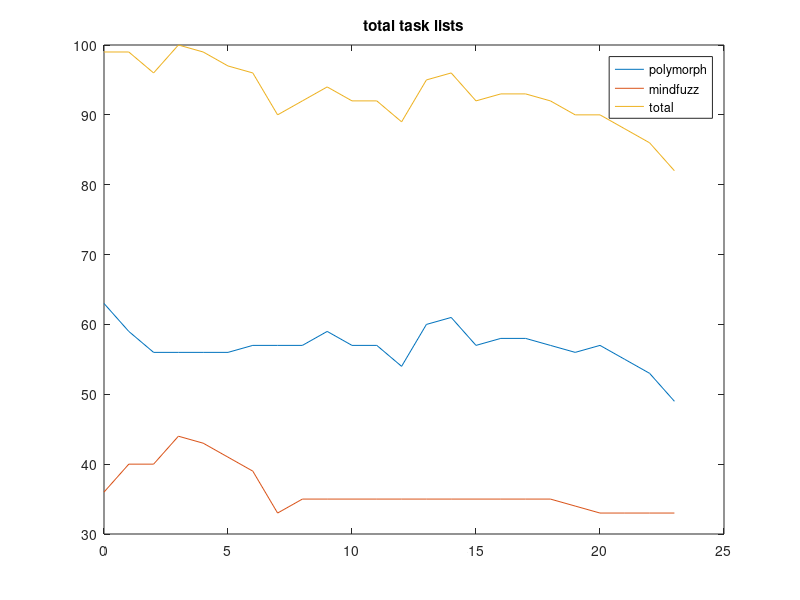
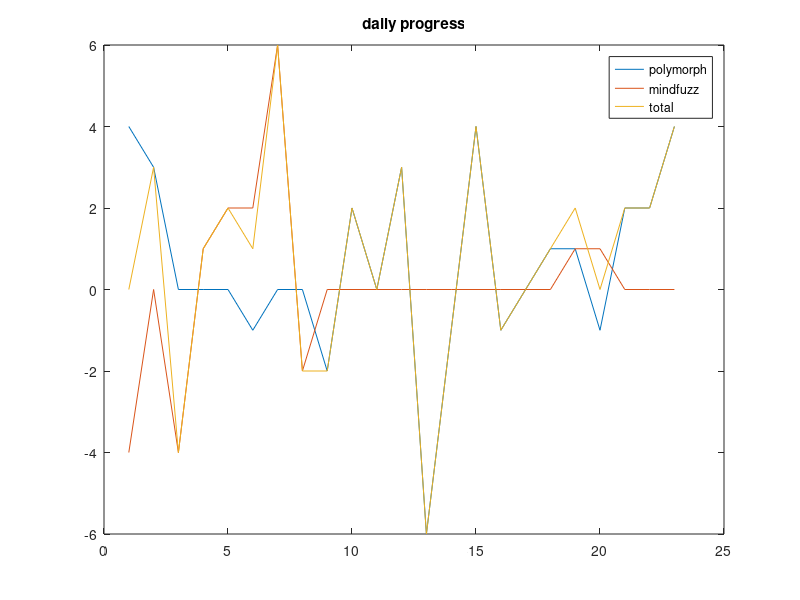

The MATLAB script that drew these images, in order:
close all
clear all

polymorph_pixel_tasks = [63,59,56,56,56,56,57,57,57,59,57,57,54,60,61,...
    57,58,58,57,56,57,55,53,49]';
mindfuzz_design_tasks = [36,40,40,44,43,41,39,33,35,35,35,35,35,35,35,...
    35,35,35,35,34,33,33,33,33]';
total_design_tasks = polymorph_pixel_tasks + mindfuzz_design_tasks;

l = length(polymorph_pixel_tasks);

x = linspace(0, l-1, l);

polymorph_deltas = polymorph_pixel_tasks(2:l) -...
    polymorph_pixel_tasks(1:l-1);
mindfuzz_deltas = mindfuzz_design_tasks(2:l) -...
    mindfuzz_design_tasks(1:l-1);
total_deltas = polymorph_deltas + mindfuzz_deltas;

figure
plot(x,polymorph_pixel_tasks);
hold on
plot(x,mindfuzz_design_tasks);
plot(x,total_design_tasks);
title('total task lists');
legend('polymorph','mindfuzz','total');

figure
plot(-1*polymorph_deltas);
hold on
plot(-1*mindfuzz_deltas);
plot(-1*total_deltas);
title('daily progress');
legend('polymorph', 'mindfuzz', 'total');
